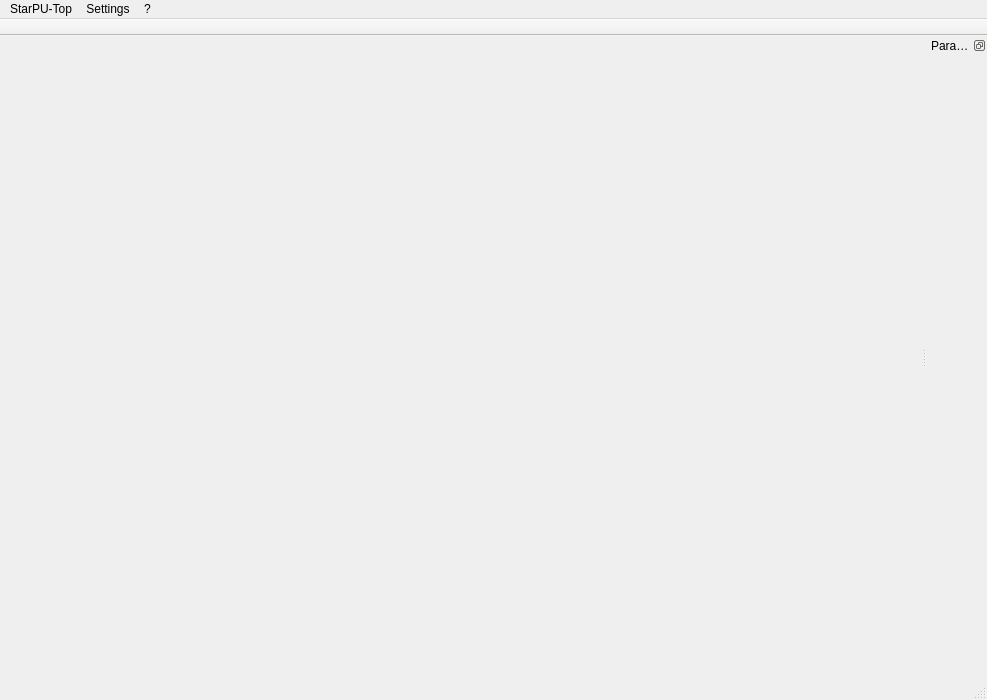
<?xml version="1.0" encoding="UTF-8"?>
<ui version="4.0">
 <class>MainWindow</class>
 <widget class="QMainWindow" name="MainWindow">
  <property name="geometry">
   <rect>
    <x>0</x>
    <y>0</y>
    <width>987</width>
    <height>700</height>
   </rect>
  </property>
  <property name="sizePolicy">
   <sizepolicy hsizetype="Preferred" vsizetype="Preferred">
    <horstretch>0</horstretch>
    <verstretch>0</verstretch>
   </sizepolicy>
  </property>
  <property name="windowTitle">
   <string>StarPU-Top</string>
  </property>
  <property name="windowIcon">
   <iconset resource="resources.qrc">
    <normaloff>:/images/starputop.png</normaloff>:/images/starputop.png</iconset>
  </property>
  <widget class="QWidget" name="centralWidget">
   <layout class="QGridLayout" name="gridLayout_2">
    <property name="bottomMargin">
     <number>1</number>
    </property>
    <property name="spacing">
     <number>6</number>
    </property>
   </layout>
  </widget>
  <widget class="QMenuBar" name="menuBar">
   <property name="geometry">
    <rect>
     <x>0</x>
     <y>0</y>
     <width>987</width>
     <height>21</height>
    </rect>
   </property>
   <widget class="QMenu" name="menuStarputop">
    <property name="title">
     <string>StarPU-Top</string>
    </property>
   </widget>
   <widget class="QMenu" name="menuHelp">
    <property name="title">
     <string>?</string>
    </property>
    <addaction name="actionAbout"/>
   </widget>
   <widget class="QMenu" name="menuDisplay">
    <property name="title">
     <string>Settings</string>
    </property>
    <addaction name="actionPreferences"/>
   </widget>
   <addaction name="menuStarputop"/>
   <addaction name="menuDisplay"/>
   <addaction name="menuHelp"/>
  </widget>
  <widget class="QToolBar" name="mainToolBar">
   <property name="windowTitle">
    <string>Toolbar</string>
   </property>
   <property name="movable">
    <bool>false</bool>
   </property>
   <property name="allowedAreas">
    <set>Qt::TopToolBarArea</set>
   </property>
   <property name="floatable">
    <bool>false</bool>
   </property>
   <attribute name="toolBarArea">
    <enum>TopToolBarArea</enum>
   </attribute>
   <attribute name="toolBarBreak">
    <bool>false</bool>
   </attribute>
  </widget>
  <widget class="QStatusBar" name="statusBar"/>
  <widget class="QDockWidget" name="parametersDock">
   <property name="minimumSize">
    <size>
     <width>60</width>
     <height>38</height>
    </size>
   </property>
   <property name="contextMenuPolicy">
    <enum>Qt::DefaultContextMenu</enum>
   </property>
   <property name="features">
    <set>QDockWidget::DockWidgetFloatable|QDockWidget::DockWidgetMovable</set>
   </property>
   <property name="windowTitle">
    <string>Parameters</string>
   </property>
   <attribute name="dockWidgetArea">
    <number>2</number>
   </attribute>
   <widget class="QWidget" name="dockWidgetContents"/>
  </widget>
  <action name="actionConnect">
   <property name="icon">
    <iconset resource="resources.qrc">
     <normaloff>:/images/connect.png</normaloff>:/images/connect.png</iconset>
   </property>
   <property name="text">
    <string>Connect to StarPU</string>
   </property>
   <property name="shortcut">
    <string>Ctrl+C</string>
   </property>
  </action>
  <action name="actionLaunch_StarPU">
   <property name="enabled">
    <bool>false</bool>
   </property>
   <property name="icon">
    <iconset resource="resources.qrc">
     <normaloff>:/images/play.png</normaloff>:/images/play.png</iconset>
   </property>
   <property name="text">
    <string>Launch StarPU</string>
   </property>
   <property name="shortcut">
    <string>Ctrl+L</string>
   </property>
  </action>
  <action name="actionQuit">
   <property name="icon">
    <iconset resource="resources.qrc">
     <normaloff>:/images/quit.png</normaloff>:/images/quit.png</iconset>
   </property>
   <property name="text">
    <string>Quit</string>
   </property>
   <property name="shortcut">
    <string>Ctrl+Q</string>
   </property>
  </action>
  <action name="actionHelp">
   <property name="icon">
    <iconset resource="resources.qrc">
     <normaloff>:/images/help.png</normaloff>:/images/help.png</iconset>
   </property>
   <property name="text">
    <string>Help</string>
   </property>
   <property name="shortcut">
    <string>Ctrl+H</string>
   </property>
  </action>
  <action name="actionAbout">
   <property name="icon">
    <iconset resource="resources.qrc">
     <normaloff>:/images/about.png</normaloff>:/images/about.png</iconset>
   </property>
   <property name="text">
    <string>About StarPU-Top...</string>
   </property>
  </action>
  <action name="actionPreferences">
   <property name="icon">
    <iconset resource="resources.qrc">
     <normaloff>:/images/preferences.png</normaloff>:/images/preferences.png</iconset>
   </property>
   <property name="text">
    <string>Preferences</string>
   </property>
   <property name="shortcut">
    <string>Ctrl+P</string>
   </property>
  </action>
  <action name="actionEnable_Debug">
   <property name="enabled">
    <bool>false</bool>
   </property>
   <property name="icon">
    <iconset resource="resources.qrc">
     <normaloff>:/images/debugon.png</normaloff>:/images/debugon.png</iconset>
   </property>
   <property name="text">
    <string>Enable Debug</string>
   </property>
  </action>
 </widget>
 <layoutdefault spacing="6" margin="11"/>
 <resources>
  <include location="resources.qrc"/>
 </resources>
 <connections/>
</ui>
